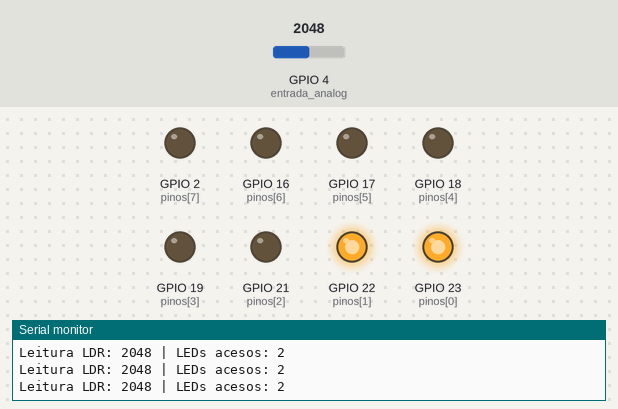
Bench run of a sketch on a simulated ESP32. On the bench: output pins drawn as LEDs (lit = HIGH), the last lines printed to the serial monitor. The test bench sets the inputs (shaded band); at power-on: GPIO 4 (entrada_analog) = 2048.

Above: at 1.2 s.
1.3 s: GPIO 4 (entrada_analog) set to 2101
At 1.8 s:
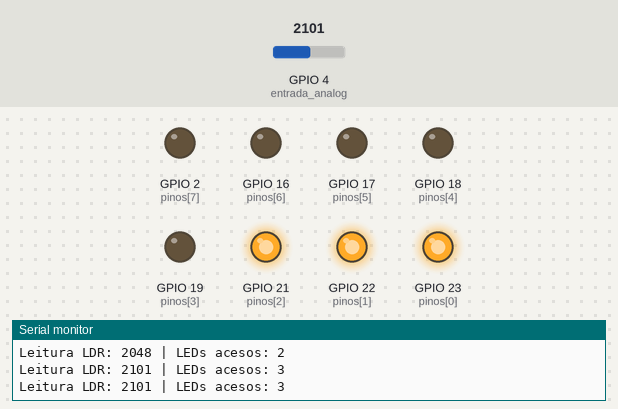
2.9 s: GPIO 4 (entrada_analog) set to 2395
4.4 s: GPIO 4 (entrada_analog) set to 2520
At 5.5 s:
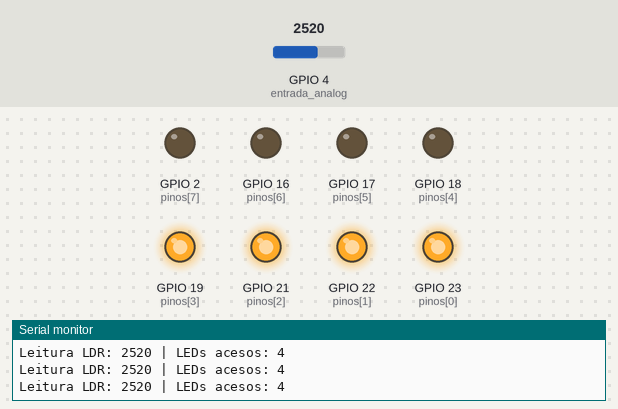
5.9 s: GPIO 4 (entrada_analog) set to 2806
7.4 s: GPIO 4 (entrada_analog) set to 2877
At 8.0 s:
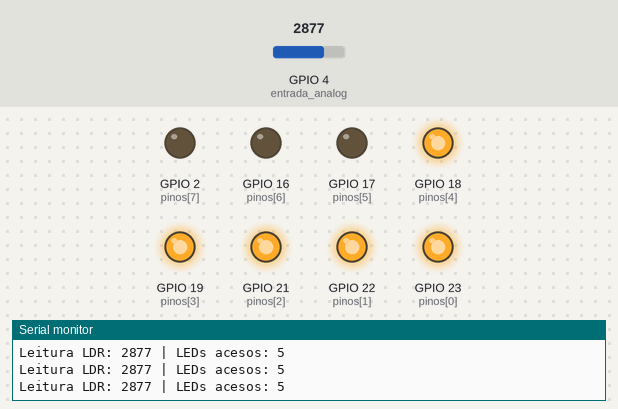
8.9 s: GPIO 4 (entrada_analog) set to 2047
At 9.3 s:
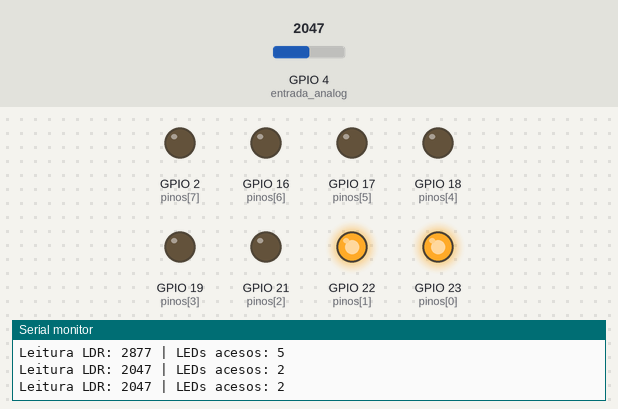
Timing chart, 0 to 11.5 s (numbered marks = the images above; inputs shaded):
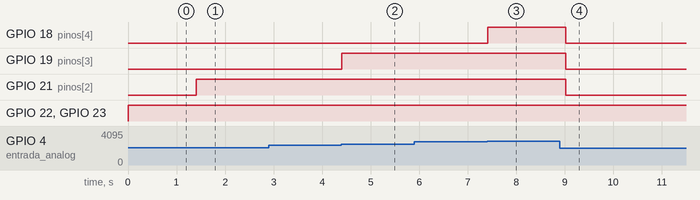

Measured:
- the behaviour switches between 2062 and 2063 on GPIO 4 (entrada_analog) (found by bisection; images 0 and 1)
- the behaviour switches between 2449 and 2450 on GPIO 4 (entrada_analog) (found by bisection; images 1 and 2)
- the behaviour switches between 2837 and 2838 on GPIO 4 (entrada_analog) (found by bisection; images 2 and 3)
- after the input at 1.3 s, GPIO 21 (pinos[2]): LOW → HIGH after 0.10 s
- after the input at 4.4 s, GPIO 19 (pinos[3]): LOW → HIGH at once
- after the input at 7.4 s, GPIO 18 (pinos[4]): LOW → HIGH at once
- after the input at 8.9 s, GPIO 18 (pinos[4]), GPIO 19 (pinos[3]), GPIO 21 (pinos[2]): HIGH → LOW after 0.12 s

The sketch:

led_LDR.ino
```cpp
//circuito usando o resistor LDR para medir uma escala de luminosidade com arrays de LED'S

#define entrada_analog 4  //pino do esp que le o LDR
int pinos[8] = {23,22,21,19,18,17,16,2};
int i;
int minimo = 900;         // Leitura real no escuro
int maximo = 4000;        // Leitura real na luz forte
int valorLDR;
int luminosidade;

void setup() {
  for(i=0;i<=7;i++){
    pinMode(pinos[i],OUTPUT);
  }
  Serial.begin(9600);     // Inicia a comunicação com o PC
}

void loop() {
  valorLDR = analogRead(entrada_analog);

  // Trava a leitura entre 900 e 4000 para não quebrar a memória do array
  valorLDR = constrain(valorLDR, minimo, maximo);

  // Espreme a escala grande (900-4000) na escala pequena (0-8 LEDs)
  luminosidade = map(valorLDR, minimo, maximo, 0, 8);

  for(i=0;i<=7;i++){
    if(i < luminosidade){
      digitalWrite(pinos[i], HIGH);
    }else{
      digitalWrite(pinos[i], LOW);
    }
  }
  Serial.print("Leitura LDR: ");
  Serial.print(valorLDR);
  Serial.print(" | LEDs acesos: ");
  Serial.println(luminosidade);

  delay(200);
}
```
